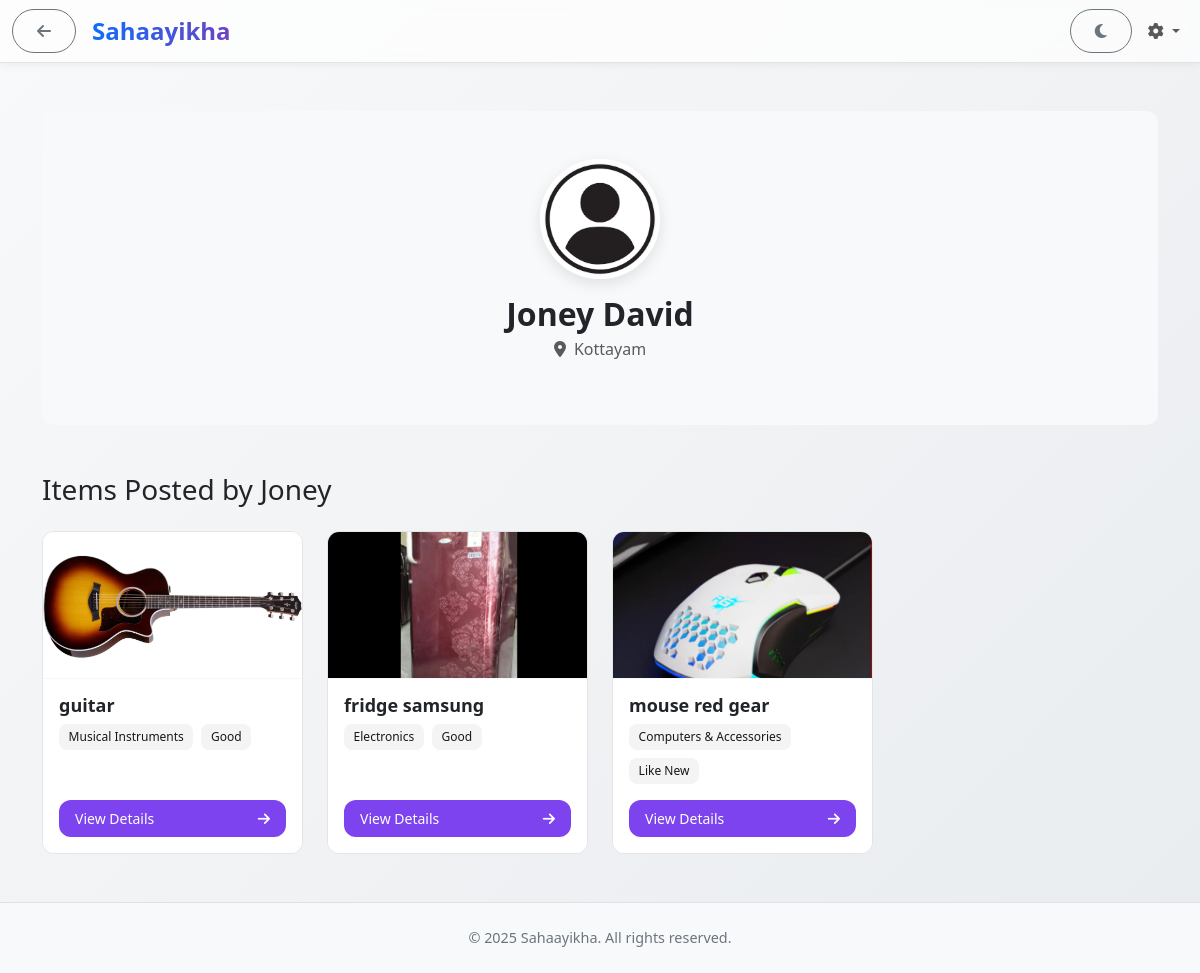
Before: /user/2 (signed in) with the older database file.
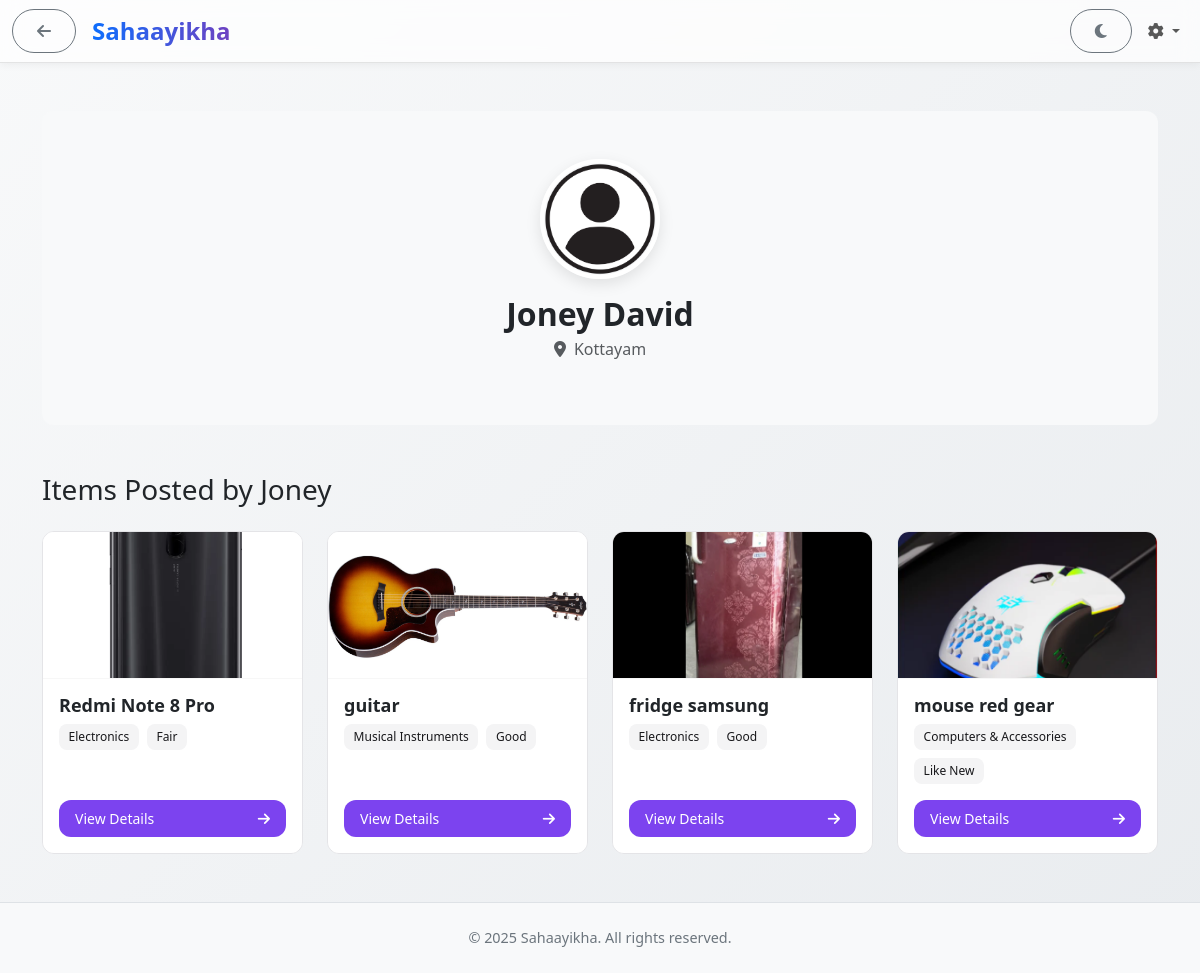
After: the same page with the newer database file.
### app/models.py (models this page shows, shortened)
class User(UserMixin, db.Model):
    __tablename__ = "users"
    user_id = db.Column(db.Integer, primary_key=True)
    first_name = db.Column(db.String(255), nullable=False)
    last_name = db.Column(db.String(255))
    email = db.Column(db.String(255), unique=True, nullable=False)
    password = db.Column(db.String(255), nullable=False)
    phone = db.Column(db.String(50))
    location = db.Column(db.String(255))
    profile_picture = db.Column(db.String(255), nullable=True)
    status = db.Column(db.String(50), default="Active")
    created_at = db.Column(db.DateTime, default=datetime.utcnow)
    fcm_token = db.Column(db.String(255), nullable=True)
    otp = db.Column(db.String(6), nullable=True)
    otp_expiry = db.Column(db.DateTime, nullable=True)
    is_verified = db.Column(db.Boolean, default=False)
    latitude = db.Column(db.Float, nullable=True)
    longitude = db.Column(db.Float, nullable=True)
    search_radius = db.Column(db.Integer, default=20)
    items = db.relationship("Item", backref="owner", lazy="dynamic")
    bookmarks = db.relationship("Bookmark", backref="user", lazy="dynamic")
    initiated_chats = db.relationship("ChatSession", foreign_keys="ChatSession.user_one_id", lazy="dynamic", back_populates="user_one")
    received_chats = db.relationship("ChatSession", foreign_keys="ChatSession.user_two_id", lazy="dynamic", back_populates="user_two")
    feedbacks = db.relationship("Feedback", backref="user", lazy="dynamic")
    reports = db.relationship("Report", backref="reporter", lazy="dynamic")
    category_follows = db.relationship("CategoryFollow", backref="user", lazy="dynamic")
    notifications = db.relationship("Notification", backref="user", lazy="dynamic")
    login_logs = db.relationship("LoginLog", backref="user", lazy="dynamic")
    trade_requests_made = db.relationship('TradeRequest', foreign_keys='TradeRequest.requester_id', backref='requester', lazy='dynamic')
    trade_requests_received = db.relationship('TradeRequest', foreign_keys='TradeRequest.owner_id', backref='owner', lazy='dynamic')
    donation_offers = db.relationship('DonationOffer', backref='user', lazy='dynamic')

class Item(db.Model):
    __tablename__ = "items"
    item_id = db.Column(db.Integer, primary_key=True)
    user_id = db.Column(db.Integer, db.ForeignKey("users.user_id"), nullable=False, index=True)
    title = db.Column(db.String(255), nullable=False)
    description = db.Column(db.Text)
    category = db.Column(db.String(255), index=True)
    sub_category = db.Column(db.String(255), nullable=True, index=True)
    type = db.Column(db.String(50), index=True) # Trade or Share
    condition = db.Column(db.String(50))
    urgency_level = db.Column(db.String(50))
    expected_return_category = db.Column(db.String(255), nullable=True) # Category or 'Money' for Trade type
    expected_return_sub_category = db.Column(db.String(255), nullable=True)
    location = db.Column(db.String(255), index=True)
    status = db.Column(db.String(50), default="Active", index=True) # Active, Traded, Deleted, etc.
    created_at = db.Column(db.DateTime, default=datetime.utcnow, index=True)
    deal_finalized_at = db.Column(db.DateTime, nullable=True) # Time when deal was confirmed
    latitude = db.Column(db.Float, nullable=True)
    longitude = db.Column(db.Float, nullable=True)
    histories = db.relationship("ItemHistory", backref="item", lazy="dynamic", cascade="all, delete-orphan")
    bookmarks = db.relationship("Bookmark", backref="item", lazy="dynamic", cascade="all, delete-orphan")
    reports = db.relationship("Report", backref="item", lazy="dynamic") # Keep reports even if item deleted? Check cascade
    images = db.relationship("ItemImage", backref="item", lazy="select", cascade="all, delete-orphan")
    notifications = db.relationship("Notification", backref="item", lazy="dynamic") # Notifications related to this item
    trade_requests_offered = db.relationship('TradeRequest', foreign_keys='TradeRequest.item_offered_id', backref='offered_item', lazy='dynamic')
    trade_requests_received = db.relationship('TradeRequest', foreign_keys='TradeRequest.item_requested_id', backref='requested_item', lazy='dynamic')
    chat_sessions = db.relationship("ChatSession", back_populates="trade_item", foreign_keys="ChatSession.trade_item_id")

class ItemImage(db.Model):
    __tablename__ = "item_images"
    image_id = db.Column(db.Integer, primary_key=True)
    item_id = db.Column(db.Integer, db.ForeignKey("items.item_id"), nullable=False, index=True)
    image_url = db.Column(db.String(255), nullable=False) # Path relative to static folder
    uploaded_at = db.Column(db.DateTime, default=datetime.utcnow)

### app/routes.py (the view)
@main.route('/user/<int:user_id>')
@login_required # Require login to view user profiles
def public_profile(user_id):
    if isinstance(current_user._get_current_object(), User) and user_id == current_user.user_id:
        return redirect(url_for('main.profile'))
    user_profile = User.query.get_or_404(user_id)
    items = Item.query.filter_by(user_id=user_profile.user_id, status='Active')\
                      .order_by(Item.created_at.desc()).all()
    return render_template("public_profile.html", user=user_profile, items=items)

### app/routes.py (called while the page is built, shortened)
@login_manager.user_loader
def load_user(user_id):
    try:
        prefix, id_str = user_id.split(":")
        id_val = int(id_str)
    except Exception:
        return None
    if prefix == "user":
        return User.query.get(id_val)
    if prefix == "admin":
        return Admin.query.get(id_val)
    if prefix == "org":
        return Organization.query.get(id_val)
    return None

@main.context_processor
def inject_globals():
    unread_notifications = 0
    has_unread_chats = False
    session_ids = [] # Initialize session_ids to an empty list
    if current_user.is_authenticated:
        user_obj = current_user._get_current_object()
    try:
        from app.forms import CATEGORIES
        category_suggestions = [c[0] for c in CATEGORIES if c[0]] # Get only the values, skip empty ''
    except ImportError:
        category_suggestions = [] # Fallback if forms.py or CATEGORIES is not found
    return dict(
        unread_count=unread_notifications,
        has_unread_chats=has_unread_chats,
        categories=category_suggestions
    )

### app/templates/public_profile.html (shortened to what this page needs)
{% extends "base.html" %}
{% block content %}
<div class="container py-5">
    <div class="profile-header">
        <img src="{{ url_for('static', filename=user.profile_picture or 'images/users_placeholder.png') }}" alt="{{ user.first_name }}">
        <h2>{{ user.first_name }} {{ user.last_name }}</h2>
        <p><i class="fas fa-map-marker-alt me-2"></i>{{ user.location }}</p>
    </div>
    <h3 class="mb-4">Items Posted by {{ user.first_name }}</h3>
    {% if items %}
        <div class="item-grid">
            {% for item in items %}
            <div class="dashboard-item-card">
                <a href="{{ url_for('main.view_item', item_id=item.item_id) }}" class="text-decoration-none">
                    <div class="item-image">
                        <img src="{% if item.images %}{{ url_for('static', filename=item.images[0].image_url) }}{% else %}{{ url_for('static', filename='images/item_placeholder.jpg') }}{% endif %}" alt="{{ item.title }}">
                    </div>
                </a>
                <div class="item-content">
                    <h5 class="item-title">{{ item.title }}</h5>
                    <div class="item-badges">
                        <span class="badge-dashboard">{{ item.category }}</span>
                        <span class="badge-dashboard">{{ item.condition }}</span>
                    </div>
                    <div class="item-actions">
                        <a href="{{ url_for('main.view_item', item_id=item.item_id) }}" class="btn-dashboard btn-primary-dashboard">
                            <span>View Details</span>
                            <i class="fas fa-arrow-right"></i>
                        </a>
                    </div>
                </div>
            </div>
            {% endfor %}
        </div>
    {% else %}
        <div class="empty-state">
            <i class="fas fa-box-open"></i>
            <h3>No Active Items</h3>
            <p>{{ user.first_name }} hasn't posted any active items yet.</p>
        </div>
    {% endif %}
</div>
{% endblock %}

### app/templates/base.html (shortened to what this page needs)
<!DOCTYPE html>
<html lang="en">
<head>
    <link href="https://cdn.jsdelivr.net/npm/tom-select@2.2.2/dist/css/tom-select.bootstrap5.min.css" rel="stylesheet">
    <link href="https://cdn.jsdelivr.net/npm/bootstrap@5.3.3/dist/css/bootstrap.min.css" rel="stylesheet">
    <link rel="stylesheet" href="https://cdnjs.cloudflare.com/ajax/libs/font-awesome/6.5.1/css/all.min.css">
    <link rel="stylesheet" href="{{ url_for('static', filename='css/style.css') }}">
</head>
<body id="mainBody">
<nav class="navbar navbar-expand-lg navbar-modern sticky-top">
    <div class="container-fluid">
        <div class="d-flex align-items-center">
            {% if request.endpoint != 'main.home' %}
                <button class="btn btn-outline-secondary me-2" id="backBtn" title="Go Back">
                    <i class="fas fa-arrow-left"></i>
                </button>
            {% endif %}
            <a class="navbar-brand ms-2"
               href="
                    {% if request.endpoint == 'main.home' %}
                        {% if current_user.is_authenticated %}
                            {% if current_user.__class__.__name__ == 'User' %}
                                {{ url_for('main.dashboard') }}
                            {% elif current_user.__class__.__name__ == 'Organization' %}
                                {{ url_for('main.org_dashboard') }}
                            {% elif current_user.__class__.__name__ == 'Admin' %}
                                {{ url_for('main.admin_dashboard') }}
                            {% else %}
                                {{ url_for('main.home') }}
                            {% endif %}
                        {% else %}
                            {{ url_for('main.home') }}
                        {% endif %}
                    {% else %}
                        {{ url_for('main.home') }}
                    {% endif %}
               ">
                <span class="navbar-brand-animated">Sahaayikha</span>
            </a>
        </div>
        <div class="collapse navbar-collapse justify-content-end" id="navbarNav">
            <ul class="navbar-nav align-items-lg-center">
                {% if current_user.is_authenticated %}
                    <li class="nav-item ms-lg-2 my-2 my-lg-0">
                        <button id="darkModeToggle" class="btn btn-outline-secondary w-100">
                        </button>
                    </li>
                    <li class="nav-item dropdown ms-lg-2 my-2 my-lg-0">
                        <a class="nav-link dropdown-toggle" href="#" id="userDropdown" role="button" data-bs-toggle="dropdown" aria-expanded="false">
                            <i class="fas fa-cog"></i><span class="d-lg-none ms-2">Account</span>
                        </a>
                    </li>
                {% endif %}
            </ul>
        </div>
    </div>
</nav>
    <main>
        {% block content %}{% endblock %}
    </main>
    <footer class="text-center py-4 mt-auto border-top">
        <p class="mb-0">&copy; 2025 Sahaayikha. All rights reserved.</p>
    </footer>
</body>
</html>

### app/static/css/style.css (style rules this page uses)
body { font-family: 'Segoe UI', Tahoma, Geneva, Verdana, sans-serif; background: linear-gradient(135deg, #f8f9fa, #e9ecef); min-height: 100vh; display: flex; flex-direction: column; transition: background 0.3s ease, color 0.3s ease; }
.navbar { background: #ffffffcc; backdrop-filter: blur(10px); box-shadow: 0 2px 8px rgba(0,0,0,0.05); transition: background 0.3s ease; }
.navbar-brand { font-size: 1.5rem; font-weight: 700; color: #0069d9; }
.navbar-nav .nav-link { font-weight: 500; transition: color 0.3s ease; }
.btn { border-radius: 50px; font-weight: 500; padding: 0.55rem 1.5rem; transition: all 0.25s ease; }
footer { background: #f8f9fa; color: #6c757d; font-size: 0.9rem; padding: 1rem 0; margin-top: auto; transition: background 0.3s ease, color 0.3s ease; }
* { transition: all 0.25s ease; }

### app/templates/base.html (style rules this page uses)
html, body { height: 100%; }
body { display: flex; flex-direction: column; }
main { flex: 1; }
.navbar-modern { background: rgba(255, 255, 255, 0.7); backdrop-filter: blur(10px); border-bottom: 1px solid rgba(0,0,0,0.1); transition: background 0.3s ease; }
.navbar-brand-animated { font-weight: 700; background: linear-gradient(90deg, #0d6efd, #6f42c1, #d63384, #0d6efd); background-size: 300% 100%; -webkit-background-clip: text; -webkit-text-fill-color: transparent; animation: gradient-animation 8s ease-in-out infinite; }
.nav-link { font-weight: 500; transition: color 0.2s ease; }

### app/templates/public_profile.html (style rules this page uses)
.profile-header { background-color: var(--bs-tertiary-bg); padding: 3rem 1.5rem; border-radius: 0.75rem; text-align: center; margin-bottom: 3rem; }
.profile-header img { width: 120px; height: 120px; border-radius: 50%; object-fit: cover; border: 4px solid var(--bs-body-bg); box-shadow: 0 5px 15px rgba(0,0,0,0.1); margin-bottom: 1rem; }
.profile-header h2 { font-weight: 700; margin-bottom: 0.25rem; }
.profile-header p { color: var(--bs-secondary-color); }
.item-grid { display: grid; gap: 1.5rem; grid-template-columns: repeat(auto-fill, minmax(250px, 1fr)); }
:root { --primary: hsl(260, 84%, 60%); --primary-foreground: hsl(0, 0%, 100%); --secondary: hsl(240, 4.8%, 95.9%); --secondary-foreground: hsl(240, 5.9%, 10%); --card: hsl(0, 0%, 100%); --border: hsl(240, 5.9%, 90%); --radius: 0.75rem; --shadow-card: 0 5px 15px -3px hsl(240 10% 50% / 0.08); --item-content-bg-light: rgba(255, 255, 255, 0.7); --item-content-border-light: rgba(240, 240, 240, 0.5); }
.dashboard-item-card { background: var(--card); border-radius: var(--radius); border: 1px solid var(--border); overflow: hidden; transition: all 0.3s ease; display: flex; flex-direction: column; height: 100%; }
.item-image { position: relative; width: 100%; padding-top: 56.25%; background: #f8f9fa; overflow: hidden; }
.item-image img { position: absolute; top: 0; left: 0; width: 100%; height: 100%; object-fit: cover; }
.item-content { padding: 1rem; flex-grow: 1; display: flex; flex-direction: column; background: var(--item-content-bg-light); border-top: 1px solid var(--item-content-border-light); }
.item-title { font-size: 1.125rem; font-weight: 600; margin-bottom: 0.5rem; }
.item-badges { display: flex; gap: 0.5rem; margin-bottom: 1rem; flex-wrap: wrap; }
.badge-dashboard { padding: 0.25rem 0.6rem; background: var(--secondary); color: var(--secondary-foreground); border-radius: 0.5rem; font-size: 0.75rem; font-weight: 500; }
.item-actions { display: flex; margin-top: auto; }
.btn-dashboard { display: inline-flex; align-items: center; justify-content: center; gap: 0.5rem; padding: 0.5rem 1rem; border-radius: var(--radius); font-size: 0.875rem; font-weight: 500; border: none; cursor: pointer; transition: all 0.2s ease; text-decoration: none; }
.btn-primary-dashboard { background: var(--primary); color: var(--primary-foreground); justify-content: space-between; flex-grow: 1; }

Changed rows visible on the page:
added Item: image_url (picture), title "Redmi Note 8 Pro", category "Electronics", condition "Fair"
